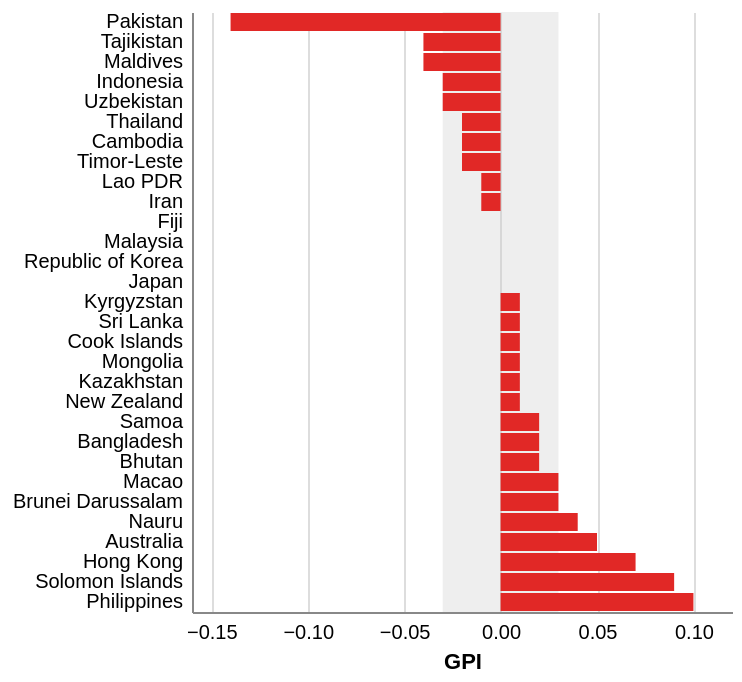

Here is the Vega-Lite specification saved for this chart:
### Vega-Lite specification from a JSON file in a GitHub repository (floating-point values rounded to 4 significant figures)
{"$schema": "https://vega.github.io/schema/vega-lite/v5.json", "view": {"stroke": "transparent"}, "width": 270, "height": 300, "layer": [{"data": {"values": [{"y1": -0.03, "y2": 0.03}]}, "mark": {"type": "rect", "color": "rgb(198,198,198)", "opacity": 0.3}, "encoding": {"x": {"field": "y1", "type": "quantitative"}, "x2": {"field": "y2"}}}, {"transform": [{"calculate": "datum.value - 1", "as": "diff"}], "mark": {"type": "bar", "color": "rgb(225,40,38)"}, "encoding": {"y": {"field": "country", "type": "nominal", "axis": {"ticks": false, "labelPadding": 5, "title": null}, "sort": "x"}, "x": {"field": "diff", "type": "quantitative", "axis": {"title": "GPI", "ticks": false, "labelPadding": 5}}}}], "data": {"values": [{"country": "Pakistan", "iso3": "PAK", "value": 0.86}, {"country": "Tajikistan", "iso3": "TJK", "value": 0.96}, {"country": "Maldives", "iso3": "MDV", "value": 0.96}, {"country": "Indonesia", "iso3": "IDN", "value": 0.97}, {"country": "Uzbekistan", "iso3": "UZB", "value": 0.97}, {"country": "Thailand", "iso3": "THA", "value": 0.98}, {"country": "Cambodia", "iso3": "KHM", "value": 0.98}, {"country": "Timor-Leste", "iso3": "TLS", "value": 0.98}, {"country": "Lao PDR", "iso3": "LAO", "value": 0.99}, {"country": "Iran", "iso3": "IRN", "value": 0.99}, {"country": "Fiji", "iso3": "FJI", "value": 1}, {"country": "Malaysia", "iso3": "MYS", "value": 1}, {"country": "Republic of Korea", "iso3": "KOR", "value": 1}, {"country": "Japan", "iso3": "JPN", "value": 1}, {"country": "Kyrgyzstan", "iso3": "KGZ", "value": 1.01}, {"country": "Sri Lanka", "iso3": "LKA", "value": 1.01}, {"country": "Cook Islands", "iso3": "COK", "value": 1.01}, {"country": "Mongolia", "iso3": "MNG", "value": 1.01}, {"country": "Kazakhstan", "iso3": "KAZ", "value": 1.01}, {"country": "New Zealand", "iso3": "NZL", "value": 1.01}, {"country": "Samoa", "iso3": "WSM", "value": 1.02}, {"country": "Bangladesh", "iso3": "BGD", "value": 1.02}, {"country": "Bhutan", "iso3": "BTN", "value": 1.02}, {"country": "Macao", "iso3": "MAC", "value": 1.03}, {"country": "Brunei Darussalam", "iso3": "BRN", "value": 1.03}, {"country": "Nauru", "iso3": "NRU", "value": 1.04}, {"country": "Australia", "iso3": "AUS", "value": 1.05}, {"country": "Hong Kong", "iso3": "HKG", "value": 1.07}, {"country": "Solomon Islands", "iso3": "SLB", "value": 1.09}, {"country": "Philippines", "iso3": "PHL", "value": 1.1}]}}
